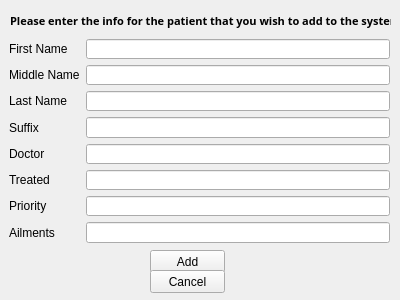
<?xml version="1.0" encoding="UTF-8"?>
<ui version="4.0">
 <class>Admin</class>
 <widget class="QWidget" name="Admin">
  <property name="geometry">
   <rect>
    <x>0</x>
    <y>0</y>
    <width>400</width>
    <height>300</height>
   </rect>
  </property>
  <property name="windowTitle">
   <string>Form</string>
  </property>
  <widget class="QLabel" name="label">
   <property name="geometry">
    <rect>
     <x>10</x>
     <y>10</y>
     <width>381</width>
     <height>21</height>
    </rect>
   </property>
   <property name="font">
    <font>
     <family>Rockwell</family>
     <pointsize>8</pointsize>
     <weight>75</weight>
     <bold>true</bold>
    </font>
   </property>
   <property name="text">
    <string>Please enter the info for the patient that you wish to add to the system.</string>
   </property>
  </widget>
  <widget class="QWidget" name="formLayoutWidget">
   <property name="geometry">
    <rect>
     <x>9</x>
     <y>39</y>
     <width>381</width>
     <height>204</height>
    </rect>
   </property>
   <layout class="QFormLayout" name="formLayout">
    <item row="0" column="0">
     <widget class="QLabel" name="label_2">
      <property name="text">
       <string>First Name</string>
      </property>
     </widget>
    </item>
    <item row="0" column="1">
     <widget class="QLineEdit" name="lineEdit"/>
    </item>
    <item row="1" column="0">
     <widget class="QLabel" name="label_3">
      <property name="text">
       <string>Middle Name</string>
      </property>
     </widget>
    </item>
    <item row="1" column="1">
     <widget class="QLineEdit" name="lineEdit_2"/>
    </item>
    <item row="2" column="0">
     <widget class="QLabel" name="label_4">
      <property name="text">
       <string>Last Name</string>
      </property>
     </widget>
    </item>
    <item row="2" column="1">
     <widget class="QLineEdit" name="lineEdit_3"/>
    </item>
    <item row="3" column="0">
     <widget class="QLabel" name="label_5">
      <property name="text">
       <string>Suffix</string>
      </property>
     </widget>
    </item>
    <item row="3" column="1">
     <widget class="QLineEdit" name="lineEdit_4"/>
    </item>
    <item row="4" column="0">
     <widget class="QLabel" name="label_6">
      <property name="text">
       <string>Doctor</string>
      </property>
     </widget>
    </item>
    <item row="4" column="1">
     <widget class="QLineEdit" name="lineEdit_5"/>
    </item>
    <item row="5" column="0">
     <widget class="QLabel" name="label_7">
      <property name="text">
       <string>Treated</string>
      </property>
     </widget>
    </item>
    <item row="5" column="1">
     <widget class="QLineEdit" name="lineEdit_6"/>
    </item>
    <item row="6" column="0">
     <widget class="QLabel" name="label_8">
      <property name="text">
       <string>Priority</string>
      </property>
     </widget>
    </item>
    <item row="6" column="1">
     <widget class="QLineEdit" name="lineEdit_7"/>
    </item>
    <item row="7" column="0">
     <widget class="QLabel" name="label_9">
      <property name="text">
       <string>Ailments</string>
      </property>
     </widget>
    </item>
    <item row="7" column="1">
     <widget class="QLineEdit" name="lineEdit_8"/>
    </item>
   </layout>
  </widget>
  <widget class="QPushButton" name="AddBulkPatientsButton">
   <property name="geometry">
    <rect>
     <x>150</x>
     <y>250</y>
     <width>75</width>
     <height>23</height>
    </rect>
   </property>
   <property name="text">
    <string>Add</string>
   </property>
  </widget>
  <widget class="QPushButton" name="CancelButton">
   <property name="geometry">
    <rect>
     <x>150</x>
     <y>270</y>
     <width>75</width>
     <height>23</height>
    </rect>
   </property>
   <property name="text">
    <string>Cancel</string>
   </property>
  </widget>
 </widget>
 <resources/>
 <connections/>
</ui>
